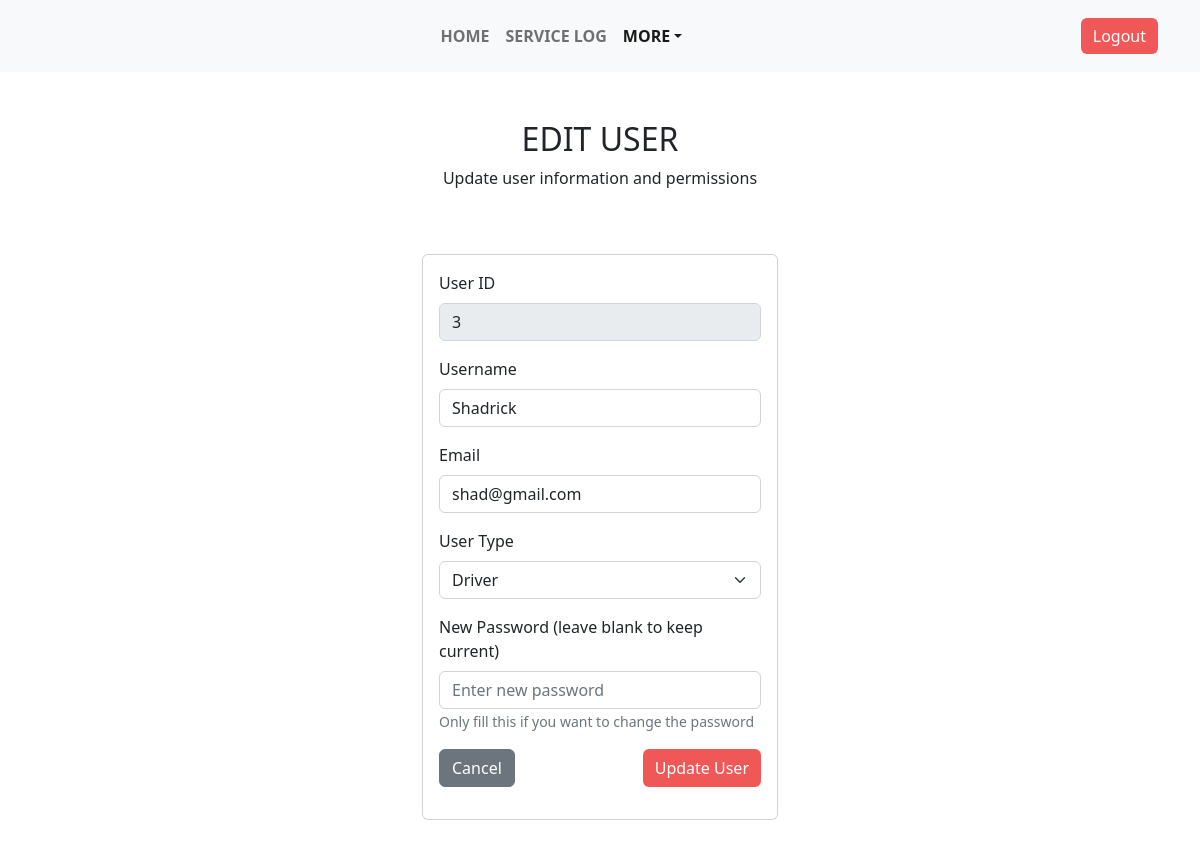
Page /editUser.php?id=3 on the committed database.
### tables this page shows
CREATE TABLE `users` (
  `user_id` int(11) NOT NULL,
  `username` varchar(50) NOT NULL,
  `password` varchar(255) NOT NULL,
  `email` varchar(100) NOT NULL,
  `user_type` enum('admin','driver') DEFAULT 'driver',
  `created_at` timestamp NOT NULL DEFAULT current_timestamp()
);

### editUser.php (the view, shortened to what this page needs)
<?php
$servername = "localhost";
$username = "root";
$password = "";
$dbname = "truck";
$conn = new mysqli($servername, $username, $password, $dbname);
$user_data = null;
if (isset($_GET['id'])) {
    $user_id = mysqli_real_escape_string($conn, $_GET['id']);
    $sql = "SELECT user_id, username, email, user_type FROM users WHERE user_id = '$user_id'";
    $result = $conn->query($sql);
    if ($result->num_rows > 0) {
        $user_data = $result->fetch_assoc();
    } else {
        $error_message = "User not found!";
    }
}
?>
<!DOCTYPE html>
<html lang="en">
<head>
    <link rel="stylesheet" href="assets/bootstrap/css/bootstrap.min.css">
    <link rel="stylesheet" href="assets/css/Navbar-Centered-Links-icons.css">
</head>
<body>
    <nav class="navbar navbar-light navbar-expand-md py-3" style="background: var(--bs-gray-100);">
        <div class="container">
            <div class="collapse navbar-collapse" id="navcol-3">
                <ul class="navbar-nav mx-auto">
                    <li class="nav-item"><a class="nav-link" href="home.php" style="font-weight: bold;">HOME</a></li>
                    <li class="nav-item"><a class="nav-link" href="viewtrucks.php" style="font-weight: bold;">SERVICE LOG</a></li>
                    <li class="nav-item dropdown">
                        <a class="dropdown-toggle nav-link active" aria-expanded="false" data-bs-toggle="dropdown" href="#" style="font-weight: bold;">MORE</a>
                    </li>
                </ul>
                <a href="logout.php" class="btn btn-primary" style="background: #f05757;border-style: none;">Logout</a>
            </div>
        </div>
    </nav>
    <section class="py-4 py-xl-5">
        <div class="container">
            <div class="row mb-5">
                <div class="col-md-8 col-xl-6 text-center mx-auto">
                    <h2>EDIT USER</h2>
                    <p class="w-lg-50">Update user information and permissions</p>
                </div>
            </div>
            <?php if ($user_data): ?>
                <div class="row d-flex justify-content-center">
                    <div class="col-md-6 col-xl-4">
                        <div class="card mb-5">
                            <div class="card-body">
                                <form method="post" action="<?php echo htmlspecialchars($_SERVER["PHP_SELF"] . "?id=" . $user_data['user_id']); ?>">
                                    <div class="mb-3">
                                        <label class="form-label">User ID</label>
                                        <input class="form-control" type="text" value="<?php echo $user_data['user_id']; ?>" disabled>
                                    </div>
                                    <div class="mb-3">
                                        <label class="form-label">Username</label>
                                        <input class="form-control" type="text" name="username" value="<?php echo htmlspecialchars($user_data['username']); ?>" required>
                                    </div>
                                    <div class="mb-3">
                                        <label class="form-label">Email</label>
                                        <input class="form-control" type="email" name="email" value="<?php echo htmlspecialchars($user_data['email']); ?>" required>
                                    </div>
                                    <div class="mb-3">
                                        <label class="form-label">User Type</label>
                                        <select class="form-select" name="user_type" required>
                                            <option value="driver" <?php echo ($user_data['user_type'] == 'driver') ? 'selected' : ''; ?>>Driver</option>
                                        </select>
                                    </div>
                                    <div class="mb-3">
                                        <label class="form-label">New Password (leave blank to keep current)</label>
                                        <input class="form-control" type="password" name="password" placeholder="Enter new password">
                                        <small class="text-muted">Only fill this if you want to change the password</small>
                                    </div>
                                    <div class="mb-3 d-flex justify-content-between">
                                        <a href="users.php" class="btn btn-secondary">Cancel</a>
                                        <button class="btn btn-primary" type="submit" style="background: #f05757; border: none;">Update User</button>
                                    </div>
                                </form>
                            </div>
                        </div>
                    </div>
                </div>
            <?php endif; ?>
        </div>
    </section>
</body>
</html>

### rows in the picture
users: user_id "3", username "Shadrick", email "shad@gmail.com", user_type "Driver"
